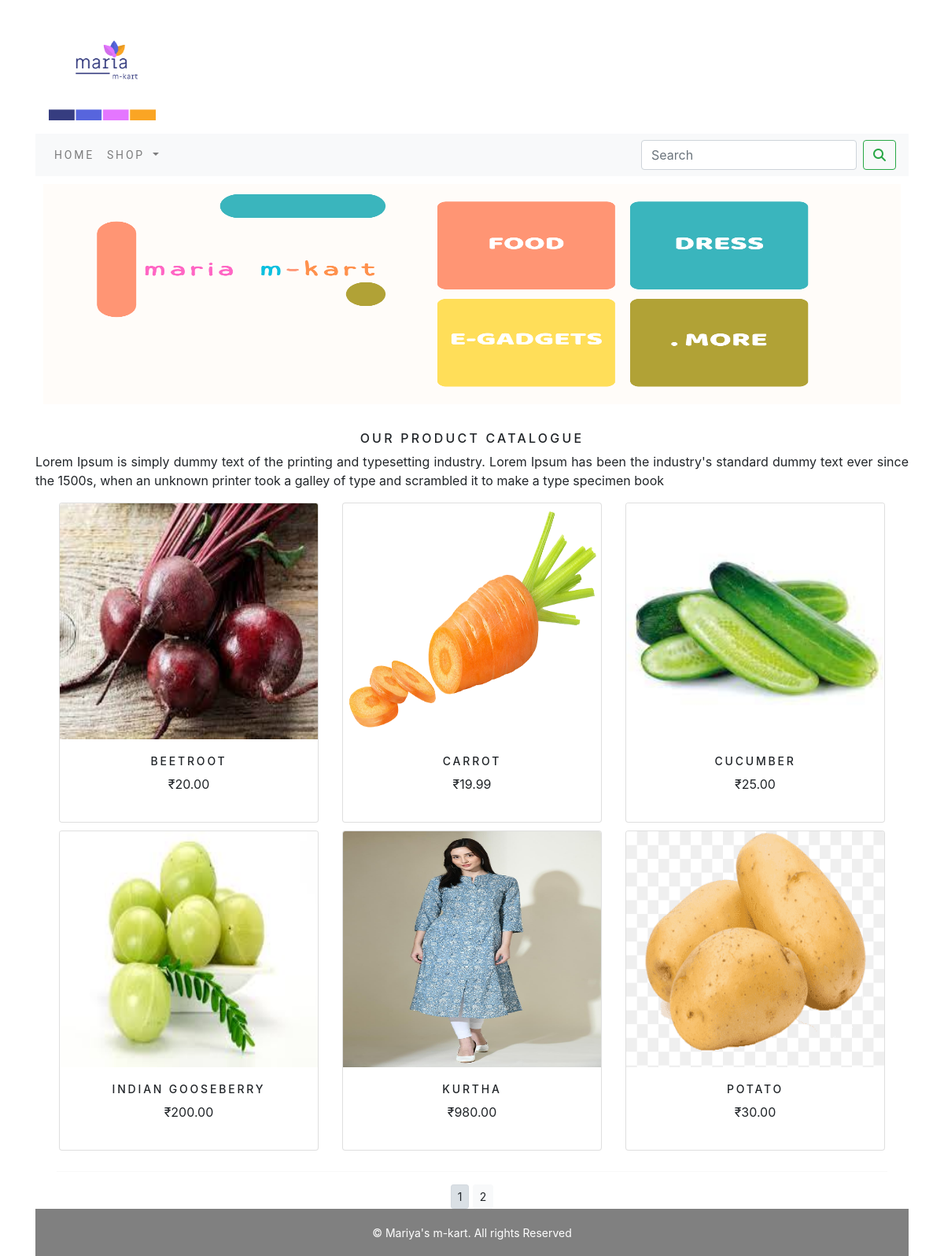
The app's page /ecommerceapp/ with its own data.
### ecommerceapp/models.py (models this page shows, shortened)
class Product(models.Model):
    name=models.CharField(max_length=250,unique=True)
    slug=models.SlugField(max_length=250,unique=True)
    description=models.TextField(blank=True)
    price=models.DecimalField(max_digits=10,decimal_places=2)
    category=models.ForeignKey(Category,on_delete=models.CASCADE)
    image=models.ImageField(upload_to='product',blank=True)
    stock=models.IntegerField()
    available=models.BooleanField(default=True)
    created=models.DateTimeField(auto_now_add=True)
    updated=models.DateTimeField(auto_now=True)
    class Meta:
        ordering=('name',)
        verbose_name='product'
        verbose_name_plural='products'
    def get_url(self):
        return reverse('ecommerceapp:prodCatdetail',args=[self.category.slug, self.slug])

### ecommerceapp/views.py (the view)
# urls.py: path('',views.allProdCat,name='allProdCat'),
def allProdCat(request,c_slug=None):
    c_page=None
    products_list=None
    if c_slug!= None:
        c_page=get_object_or_404(Category,slug=c_slug)
        products_list=Product.objects.all().filter(category=c_page,available=True)
    else:
        products_list=Product.objects.filter(available=True)
    paginator=Paginator(products_list,6)
    try:
        page=int(request.GET.get('page','1'))
    except:
        page=1
    try:
        products=paginator.page(page)
    except(EmptyPage,InvalidPage):
        products=paginator.page(paginator.num_pages)
    return render(request,'category.html',{'category':c_page,'products':products})

### cart_app/context_processors.py (called while the page is built)
def counter(request):
    item_count=0
    if 'admin' in request.path:
        return {}
    else:
        try:
            cart=Cart.objects.filter(cart_id=_cart_id(request))
            cart_items=CartItem.objects.all().filter(cart=cart[:1])
            for cart_item in cart_items:
                item_count += cart_item.quantity
        except Cart.DoesNotExixt:
            item_count = 0
    return dict(item_count=item_count)

### cart_app/views.py (called while the page is built)
def _cart_id(request):
    cart=request.session.session_key
    if not cart:
        cart=request.session.create()
    return cart

### ecommerceapp/context_processors.py (called while the page is built)
def menu_links(request):
    links=Category.objects.all()
    return dict(links=links)

### ecommerceapp/models.py (called while the page is built)
    def get_url(self):
        return reverse('ecommerceapp:products_by_category',args=[self.slug])

### templates/category.html (shortened to what this page needs)
{% extends 'base.html' %}
{% load static %}
{% block content %}
<div class="mx-auto">
    {% if category %}
        <img class="my_image" src="{{category.image.url}}" alt="{{category.name}}">
</div>
<br>
<div>
    <h1 class="text-center my_title">{{category.name}}</h1>
    <p class="text-justify">{{category.description}}</p>
</div>
    {% else %}
<div>
        <img class="my_image my_image_padding"  src="{% static 'img/banner.png' %}" alt="Our Products" width="1300px;" height="300px;">
</div>
<br>
<div>
    <h1 class="text-center my_title">Our Product Catalogue</h1>
    <p class="text-justify">Lorem Ipsum is simply dummy text of the printing and typesetting industry. Lorem Ipsum has been the industry's standard dummy text ever since the 1500s, when an unknown printer took a galley of type and scrambled it to make a type specimen book</p>
</div>
    {% endif %}
<div class="container">
    <div class="row mx-auto">
        {% for product in products.object_list %}
        <div class="my_bottom_margin col-9 col-sm-12 col-md-4 col-lg-4">
            <div class="card text-center" style="min-width:18rem;">
                <a href="{{product.get_url}}"> <img class="card-img-top my_image" src="{{product.image.url}}" alt="{{product.name}}" width="300px;" height="300px;"></a>
                <div class="card-body">
                    <h4>{{product.name}}</h4>
                    <p> ₹{{product.price}}</p>
                </div>
            </div>
        </div>
        {% endfor %}
        <div class="mx-auto">
            {% if products.paginator.num_pages > 1 %}
            <hr>
            <div class="text-center">
                {% for pg in products.paginator.page_range %}
                <a href="?page={{pg}}" class="btn btn-light btn-sm {% if products.number == pg %} active {% endif %}">{{pg}}</a>
                {% endfor %}
            </div>
            {%  endif %}
        </div>
    </div>
</div>
{% endblock %}

### templates/base.html (shortened to what this page needs)
{% load static %}
<!DOCTYPE html>
<html lang="en">
<head>
    <link href="https://cdn.jsdelivr.net/npm/bootstrap@5.3.0/dist/css/bootstrap.min.css" rel="stylesheet">
    <link rel="stylesheet" href="{% static 'css/custom.css' %}">
    <link rel="stylesheet" href="{% static 'css/bootstrap.min.css' %}">
</head>
<body>
<div class="container">
{% include 'header.html' %}
{% include 'navbar.html' %}
{% block content %}
{% endblock %}
</div>
{% include 'footer.html' %}
</body>
</html>

### templates/header.html
{% load static %}
<header>
    <left>
      <a href="{% url 'ecommerceapp:allProdCat' %}"> <img src="{% static 'img/logo.png' %}" alt="logoimage" width="170px;" height="170px;">
    </left>
</header>

### templates/navbar.html (shortened to what this page needs)
<nav class="navbar navbar-expand-lg navbar-light bg-light">
  <div class="collapse navbar-collapse" id="navbarSupportedContent">
    <ul class="navbar-nav mr-auto">
      <li class="nav-item">
        <a class="nav-link" href="{% url 'ecommerceapp:allProdCat' %}">Home</a>
      </li>
      <li class="nav-item dropdown">
        <a class="nav-link dropdown-toggle" href="#" id="navbarDropdown" role="button" data-toggle="dropdown" aria-haspopup="true" aria-expanded="false">
          Shop
        </a>
      </li>
    </ul>
  </div>
  <form class="d-flex" action="{% url 'search_app:SearchResult' %}" method="get">
    <input class="form-control me-2" type="search" placeholder="Search" name="q" aria-label="Search">
    <button class="btn btn-outline-success" type="submit"><i class="fa-sharp fa-solid fa-magnifying-glass"></i></button>
  </form>
</nav>

### templates/footer.html
<div class="footer navbar-fixed-bottom my_footer">
    <center>
        <p class="text-center" > &copy; Mariya's m-kart. All rights Reserved</p>
    </center>
</div>

### static/css/custom.css (style rules this page uses)
body { font-family: 'Roboto', sans-serif; }
.nav-item { letter-spacing: 0.2em; font-size:14px; text-transform:uppercase; font-family: 'Roboto', sans-serif; }
.my_footer { background-color:#808080; height:60px; }
.my_footer p { padding-top:20px; font-size:14px; color: #ffffff; }
.my_image { width:100%; height:300px; }
.my_title { font-size:16px; text-transform:uppercase; letter-spacing:0.2em; }
.my_image_padding { padding:10px; }
.my_bottom_margin { margin-bottom:10px; }
.card-body h4 { font-size:14px; text-transform:uppercase; letter-spacing:0.2em; }

### records on screen
Product: image (picture), name "BEETROOT", price "20.00"
Product: image (picture), name "CARROT", price "19.99"
Product: image (picture), name "CUCUMBER", price "25.00"
Product: image (picture), name "INDIAN GOOSEBERRY", price "200.00"
Product: image (picture), name "KURTHA", price "980.00"
Product: image (picture), name "POTATO", price "30.00"

### other values on screen
{{ pg }} "1" "2"
